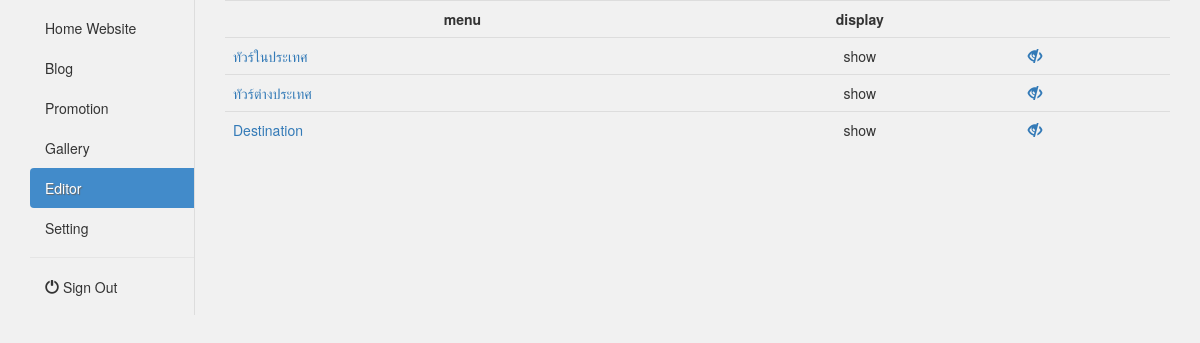
The app's page /admin/home.php?page=editor with its own data.
### tables this page shows
CREATE TABLE IF NOT EXISTS `menu` (
  `id` int(11) NOT NULL AUTO_INCREMENT,
  `name` varchar(255) NOT NULL,
  `content` longtext NOT NULL,
  `display` tinyint(1) NOT NULL DEFAULT '1',
  PRIMARY KEY (`id`)
);

### class/Db.class.php (called while the page is built, shortened)
<?php
class DB
{
	private $pdo;
	private $sQuery;
		private function Connect()
		{
			$this->settings = parse_ini_file("settings.ini.php");
			$dsn = 'mysql:dbname='.$this->settings["dbname"].';host='.$this->settings["host"].'';
			try
			{
				$this->pdo = new PDO($dsn, $this->settings["user"], $this->settings["password"], array(PDO::MYSQL_ATTR_INIT_COMMAND => "SET NAMES utf8"));
				$this->pdo->setAttribute(PDO::ATTR_ERRMODE, PDO::ERRMODE_EXCEPTION);
				$this->pdo->setAttribute(PDO::ATTR_EMULATE_PREPARES, false);
				$this->bConnected = true;
			}
			catch (PDOException $e)
			{
				echo $this->ExceptionLog($e->getMessage());
				die();
			}
		}
		private function Init($query,$parameters = "")
		{
		try {
				$this->sQuery = $this->pdo->prepare($query);
				$this->succes 	= $this->sQuery->execute();
			}
			catch(PDOException $e)
			{
					echo $this->ExceptionLog($e->getMessage(), $query );
					die();
			}
		}
		public function query($query,$params = null, $fetchmode = PDO::FETCH_ASSOC)
		{
			$query = trim($query);
			$this->Init($query,$params);
			$statement = strtolower(substr($query, 0 , 6));
			if ($statement === 'select') {
				return $this->sQuery->fetchAll($fetchmode);
			}
			elseif ( $statement === 'insert' ||  $statement === 'update' || $statement === 'delete' ) {
				return $this->sQuery->rowCount();
			}
			else {
				return NULL;
			}
		}
}
?>

### admin/c/editor.php (the view, shortened to what this page needs)
<?php
$db = new DB();
$menu = $db->query("select * from menu");
$menu_lv2 = $db->query("select * from menu_lv2");
foreach($menu as $key => $value){
    $submenu = array();
    foreach($menu_lv2 as $key2 => $value2){
        if($value["id"]==$value2["menu_id"]){
            $submenu[] = $value2;
        }
        if(count($submenu)>0){
            $menu[$key]["submenu"] = $submenu;
        }
    }
}
?>
<table class="table">
    <tr>
        <th class="text-center">menu</th>
        <th class="text-center">display</th>
        <th></th>
    </tr>
    <?php foreach($menu as $key=> $value){?>
    <tr>
        <td><a href="home.php?page=editor/menu_lv2&menu_id=<?php echo $value["id"];?>"><?php echo $value["name"];?></a></td>
        <td class="text-center"><?php echo $value["display"]==1? "show": "hide";?></td>
        <td>
            <?php if($value["display"]==0){?><a href="home.php?page=editor/change_display&type=menu&id=<?php echo $value["id"];?>&display=1"><i class="glyphicon glyphicon-eye-open"></i></a><?php }
            else{ ?><a href="home.php?page=editor/change_display&type=menu&id=<?php echo $value["id"];?>&display=0"><i class="glyphicon glyphicon-eye-close"></i></a><?php }?>
        </td>
    </tr>
    <?php }?>
</table>

### records on screen
menu: name "ทัวร์ในประเทศ", display "show"
menu: name "ทัวร์ต่างประเทศ", display "show"
menu: name "Destination", display "show"
